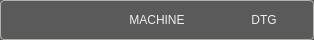
         <widget class="QFrame" name="frame">
          <property name="sizePolicy">
           <sizepolicy hsizetype="Preferred" vsizetype="Fixed">
            <horstretch>0</horstretch>
            <verstretch>0</verstretch>
           </sizepolicy>
          </property>
          <property name="minimumSize">
           <size>
            <width>314</width>
            <height>40</height>
           </size>
          </property>
          <property name="maximumSize">
           <size>
            <width>314</width>
            <height>40</height>
           </size>
          </property>
          <property name="styleSheet">
           <string notr="true">.QFrame{
    border-style: solid;
    border-color: rgb(176, 179,172);
    border-width: 1px;
    border-radius: 4px;
    background-color: rgb(90, 90, 90);
    padding: -5px;
}</string>
          </property>
          <property name="frameShape">
           <enum>QFrame::Shape::StyledPanel</enum>
          </property>
          <property name="frameShadow">
           <enum>QFrame::Shadow::Raised</enum>
          </property>
          <layout class="QHBoxLayout" name="horizontalLayout_131">
           <property name="spacing">
            <number>7</number>
           </property>
           <property name="leftMargin">
            <number>0</number>
           </property>
           <property name="rightMargin">
            <number>0</number>
           </property>
           <item>
            <widget class="StatusLabel" name="work_column_header">
             <property name="sizePolicy">
              <sizepolicy hsizetype="Fixed" vsizetype="Fixed">
               <horstretch>0</horstretch>
               <verstretch>0</verstretch>
              </sizepolicy>
             </property>
             <property name="minimumSize">
              <size>
               <width>100</width>
               <height>17</height>
              </size>
             </property>
             <property name="maximumSize">
              <size>
               <width>100</width>
               <height>17</height>
              </size>
             </property>
             <property name="styleSheet">
              <string notr="true">QLabel{
    color: rgb(238, 238, 236);
	font: 16pt &quot;Probe Basic Bebas Mono&quot;;
    padding-left: 6px;
}</string>
             </property>
             <property name="alignment">
              <set>Qt::AlignmentFlag::AlignCenter</set>
             </property>
             <property name="rules" stdset="0">
              <string>[{&quot;channels&quot;: [{&quot;url&quot;: &quot;status:g5x_index?text&quot;, &quot;trigger&quot;: true}], &quot;property&quot;: &quot;Text&quot;, &quot;expression&quot;: &quot;ch[0] + ' WORK'\n&quot;, &quot;name&quot;: &quot;WCS Header&quot;}]</string>
             </property>
            </widget>
           </item>
           <item>
            <widget class="QLabel" name="machine_column_header">
             <property name="enabled">
              <bool>false</bool>
             </property>
             <property name="sizePolicy">
              <sizepolicy hsizetype="Fixed" vsizetype="Fixed">
               <horstretch>0</horstretch>
               <verstretch>0</verstretch>
              </sizepolicy>
             </property>
             <property name="minimumSize">
              <size>
               <width>100</width>
               <height>17</height>
              </size>
             </property>
             <property name="maximumSize">
              <size>
               <width>100</width>
               <height>17</height>
              </size>
             </property>
             <property name="styleSheet">
              <string notr="true">QLabel{
    color: rgb(238, 238, 236);
	font: 16pt &quot;Probe Basic Bebas Mono&quot;;
}</string>
             </property>
             <property name="text">
              <string>MACHINE</string>
             </property>
             <property name="alignment">
              <set>Qt::AlignmentFlag::AlignCenter</set>
             </property>
            </widget>
           </item>
           <item>
            <widget class="QLabel" name="dtg_column_header">
             <property name="sizePolicy">
              <sizepolicy hsizetype="Fixed" vsizetype="Fixed">
               <horstretch>0</horstretch>
               <verstretch>0</verstretch>
              </sizepolicy>
             </property>
             <property name="minimumSize">
              <size>
               <width>100</width>
               <height>17</height>
              </size>
             </property>
             <property name="maximumSize">
              <size>
               <width>100</width>
               <height>17</height>
              </size>
             </property>
             <property name="styleSheet">
              <string notr="true">QLabel{
    color: rgb(238, 238, 236);
	font: 16pt &quot;Probe Basic Bebas Mono&quot;;
}</string>
             </property>
             <property name="text">
              <string>DTG</string>
             </property>
             <property name="alignment">
              <set>Qt::AlignmentFlag::AlignCenter</set>
             </property>
            </widget>
           </item>
          </layout>
         </widget>
